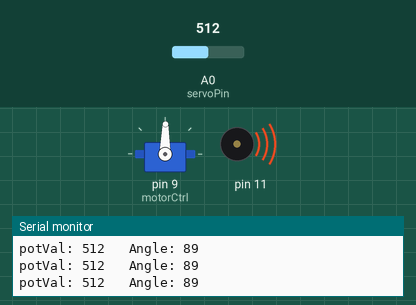
This sketch was run on a simulated Arduino Uno, built with avr-gcc and run on an emulated ATmega328P. On the bench: servo, buzzer (waves = sounding), the last lines printed to the serial monitor. The test bench sets the inputs (shaded band); at power-on: A0 (servoPin) = 512.

Above: at 1.2 s.
1.3 s: A0 (servoPin) set to 716
At 2.2 s:
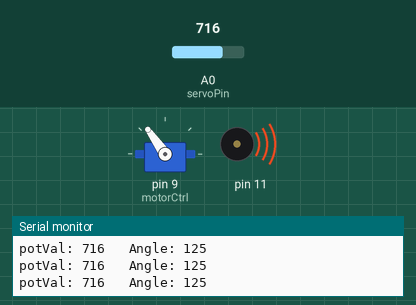
2.8 s: A0 (servoPin) set to 900
At 3.7 s:
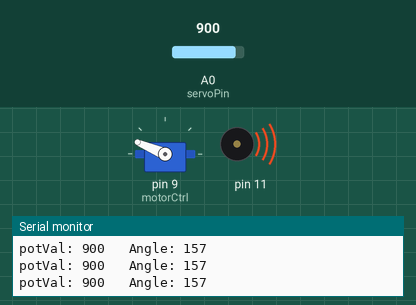
4.3 s: A0 (servoPin) set to 1023
At 5.2 s:
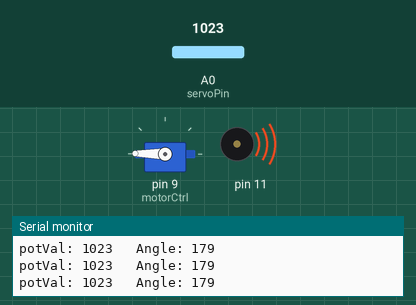
5.8 s: A0 (servoPin) set to 306
At 6.8 s:
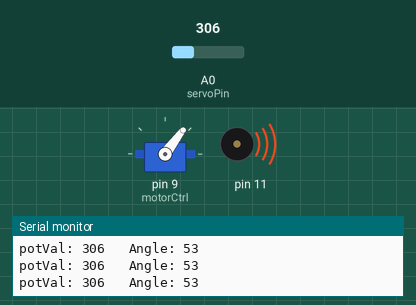
7.3 s: A0 (servoPin) set to 122
At 8.3 s:
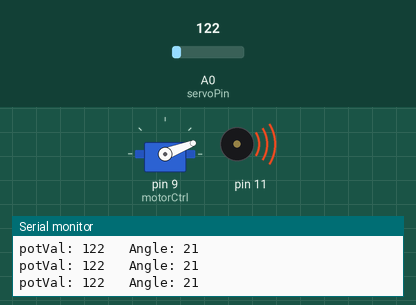
8.8 s: A0 (servoPin) set to 511
At 9.8 s:
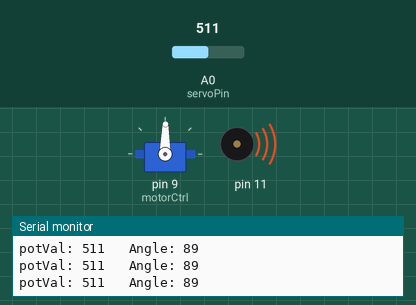
Timing chart, 0 to 11.3 s (numbered marks = the images above; inputs shaded):
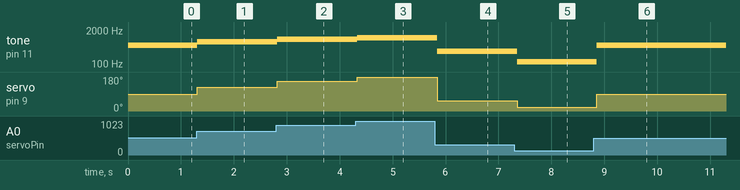

The sketch:

PezioServoCOmbo.ino
```cpp
#include <Servo.h>
Servo myServo;

const int servoPin = A0;
const int motorCtrl = 9;
int potVal;
int angle;
bool calibrate = false;
int base=0;
void setup() {
  myServo.attach(motorCtrl);
  Serial.begin(9600);
}

void loop() {
  if (!calibrate) {
    base = map(analogRead(servoPin), 0, 1023, 0, 179);
    calibrate = true;
  } else {
    potVal = analogRead(servoPin);
    Serial.print("potVal: ");
    Serial.print(potVal);
    //converts values between 0-1023 to 0-179
    angle = map(potVal, 0, 1023, 0, 179);
    Serial.print("\t Angle: ");
    Serial.print(angle);
    Serial.print("\n");
    myServo.write(angle);
    tone(11, potVal);
    delay(100);
  }
}
```

Measured:
- after the input at 1.3 s, tone on pin 11: 512 Hz → 716 Hz at once; servo on pin 9 (motorCtrl): 89° → 125° at once
- after the input at 2.8 s, tone on pin 11: 716 Hz → 900 Hz at once; servo on pin 9 (motorCtrl): 125° → 157° at once
- after the input at 4.3 s, tone on pin 11: 900 Hz → 1023 Hz at once; servo on pin 9 (motorCtrl): 157° → 179° at once
- after the input at 5.8 s, tone on pin 11: 1023 Hz → 306 Hz at once; servo on pin 9 (motorCtrl): 179° → 53° at once
- after the input at 7.3 s, tone on pin 11: 306 Hz → 122 Hz after 0.05 s; servo on pin 9 (motorCtrl): 53° → 21° after 0.05 s
- after the input at 8.8 s, tone on pin 11: 122 Hz → 511 Hz after 0.06 s; servo on pin 9 (motorCtrl): 21° → 89° after 0.06 s
